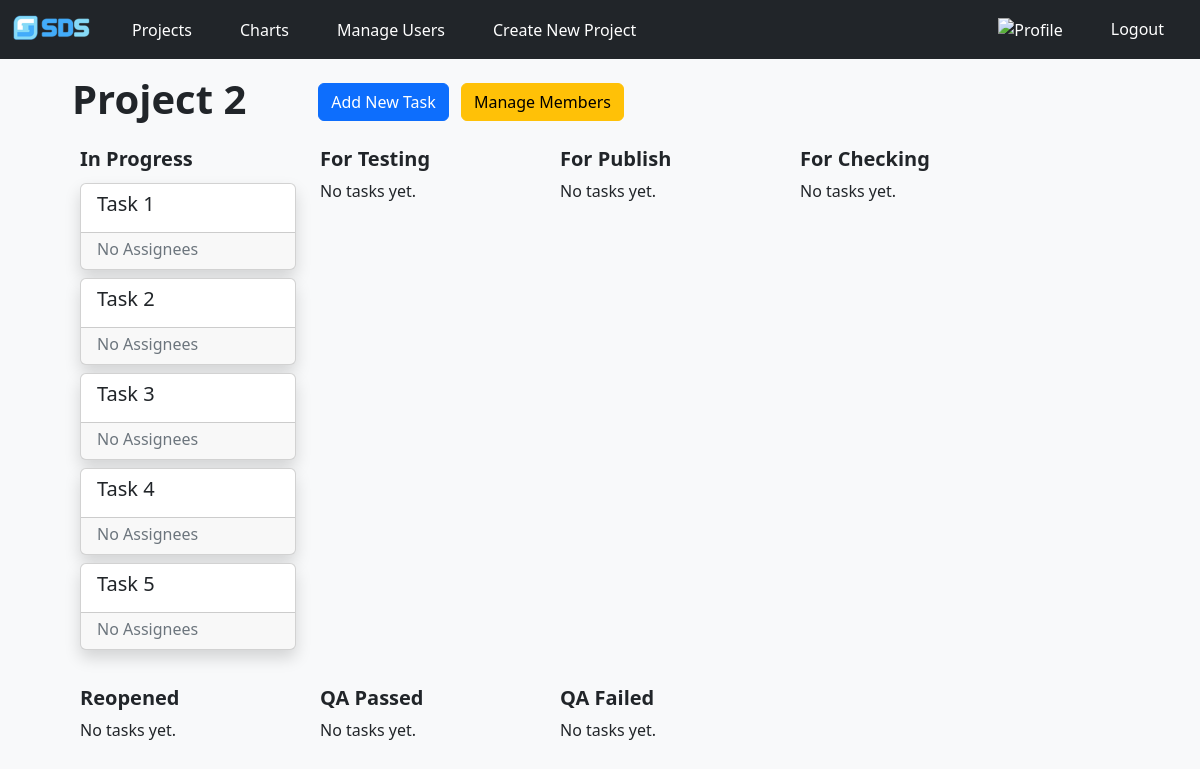
The page /project.php?projectid=2 (signed in) on the database its author committed.
### tables this page shows
CREATE TABLE `projects` (
  `projectid` int(11) NOT NULL,
  `project_name` varchar(255) NOT NULL,
  `project_desc` text NOT NULL
);

CREATE TABLE `tasks` (
  `taskid` int(11) NOT NULL,
  `task_name` varchar(255) NOT NULL,
  `task_desc` text DEFAULT NULL,
  `label` enum('In Progress','For Testing','Reopened','For Checking','For Publish','QA Passed','QA Failed') NOT NULL,
  `time_est` time NOT NULL DEFAULT '00:00:00',
  `start_date` date NOT NULL DEFAULT current_timestamp(),
  `due_date` date NOT NULL DEFAULT current_timestamp(),
  `created_by` int(11) NOT NULL,
  `created_on` date NOT NULL DEFAULT current_timestamp(),
  `projectid` int(11) NOT NULL
);

### project.php (the view, shortened to what this page needs)
<!doctype html>
<html lang="en">
    <head>
        <link href="https://cdn.jsdelivr.net/npm/bootstrap@5.3.3/dist/css/bootstrap.min.css" rel="stylesheet">
    </head>
    <?php
        require_once "services/db_config.php";
        require_once "modules/nav.php";
        require_once "services/get_tasks.php";
        $projectid = mysqli_escape_string($con, $_GET['projectid']);
        $query = "SELECT projects.project_name
                    FROM projects
                    WHERE projectid = ?";
        $stmt = $con->prepare($query);
        $stmt->bind_param('i', $projectid);
        $stmt->execute();
        $result = $stmt->get_result();
        $project = mysqli_fetch_assoc($result);
    ?>
    <body class="bg-body-tertiary">
        <div class="container-fluid px-5 py-3">
            <div class="row row-cols-auto">
                <div class="col mx-4">
                    <h1><strong><?= $project['project_name'] ?></strong></h1>
                </div>
                <div class="col mx-4">
                    <a class="btn btn-primary align-middle my-2 me-2">Add New Task</a>
                    <?php if($_SESSION['privilege'] == 'Admin'){ ?>
                    <button type="button" class="btn btn-warning align-middle my-2 me-2" data-bs-toggle="modal" data-bs-target="#inviteModal">Manage Members</button>
                    <?php } ?>
                </div>
            </div>
        <?php get_tasks($con, $projectid);?>
    </body>
</html>

### services/get_tasks.php
<?php
    function get_tasks($con, $proj_id) {
?>
    <div class="container-fluid">
        <div class="row row-cols-auto px-2 pb-1 mx-auto">
<?php
    $labels = array('In Progress', 'For Testing', 'For Publish', 'For Checking', 'Reopened', 'QA Passed', 'QA Failed');
    foreach ($labels as $label) {
?>
            <div class="col hstack align-items-start my-3" style="width:15rem;">
                <div class="row row-cols-1">
                    <div class="col">
                        <h5><strong><?= $label?></strong></h5>
                    </div>
<?php
        $query = "SELECT *
                    FROM tasks
                    WHERE label = ?
                    AND tasks.projectid = ?";
        $stmt = $con->prepare($query);
        $stmt->bind_param('si', $label, $proj_id);
        $stmt->execute();
        $results = $stmt->get_result();
        $requests = array();
        while ($row = mysqli_fetch_assoc($results)) {
            $requests[] = $row;
        }
        $requests = array_map(fn($v) => $v === '' ? null : $v, $requests);
        if($requests) {
            foreach ($requests as $request) {
?>
                    <div class="col ">
                        <a class="link-underline link-underline-opacity-0" href="task.php?taskid=<?= $request['taskid'];?>">
                        <div class="card shadow my-1" style="width:13.5rem;">
                            <h5 class="card-title px-3 py-2"><?= $request['task_name'];?></h5>
                            <div class="card-footer">
                                <p class="card-subtitle text-secondary">
                                    <?php
                                        $query = "SELECT u.userid, u.f_name, u.l_name
                                                    FROM users u, assignee a, tasks t
                                                    WHERE a.userid = u.userid
                                                    AND a.taskid = t.taskid
                                                    AND t.taskid = " . $request['taskid'] ."
                                                    LIMIT 1";
                                        $taskresult = mysqli_query($con, $query);
                                        $task = mysqli_fetch_assoc($taskresult);
                                        if (!is_null($task)){
                                            echo $task['f_name'] . $task['l_name'];
                                        } else echo "No Assignees";
                                    ?>
                                </p>
                            </div>
                        </div>
                        </a>
                    </div>
<?php }} else { ?><p>No tasks yet. <?php } ?>
                </div>
            </div>
<?php
    }
    ?>
<?php }

### rows shown on the page
projects: project_name "Project 2"
tasks: task_name "Task 1"
tasks: task_name "Task 2"
tasks: task_name "Task 3"
tasks: task_name "Task 4"
tasks: task_name "Task 5"

### other values the page prints
$label "In Progress"
$label "For Testing"
$label "For Publish"
$label "For Checking"
$label "Reopened"
$label "QA Passed"
$label "QA Failed"
